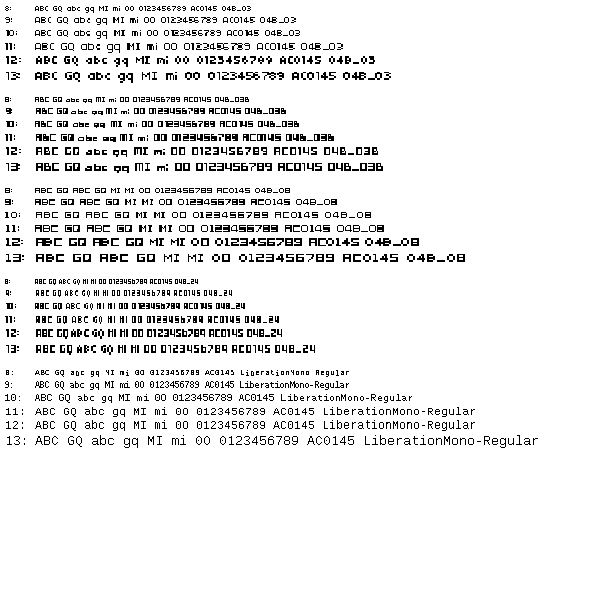

Python code for this plot:
import PIL

from PIL import ImageFont
from PIL import Image
from PIL import ImageDraw

import os

size = 512

img = Image.new("RGBA", (600, 600), (255, 255, 255))

font_color = (0, 0, 0)

draw = ImageDraw.Draw(img)

draw.fontmode = "1" # this disables antialiasing

fonts = ["04B_03", "04B_03B", "04B_08", "04B_24", "LiberationMono-Regular"]

position = 5

sizes = (8, 9, 10, 11, 12, 13)

for fontname in fonts:
    print fontname
    for size in sizes:
        fontfilenname = os.path.join("..", "fonts", fontname + ".ttf")
        font = ImageFont.truetype(fontfilenname, size)
        draw.setfont(font)

        text = str(size) + ":  "
        draw.text((5, position), text, font_color)

        text = "ABC GQ abc gq MI mi 0O 0123456789 AC0145 " + fontname
        draw.text((35, position), text, font_color)

        position += size + 3
    position += 10


img.save("test_fonts.png")




